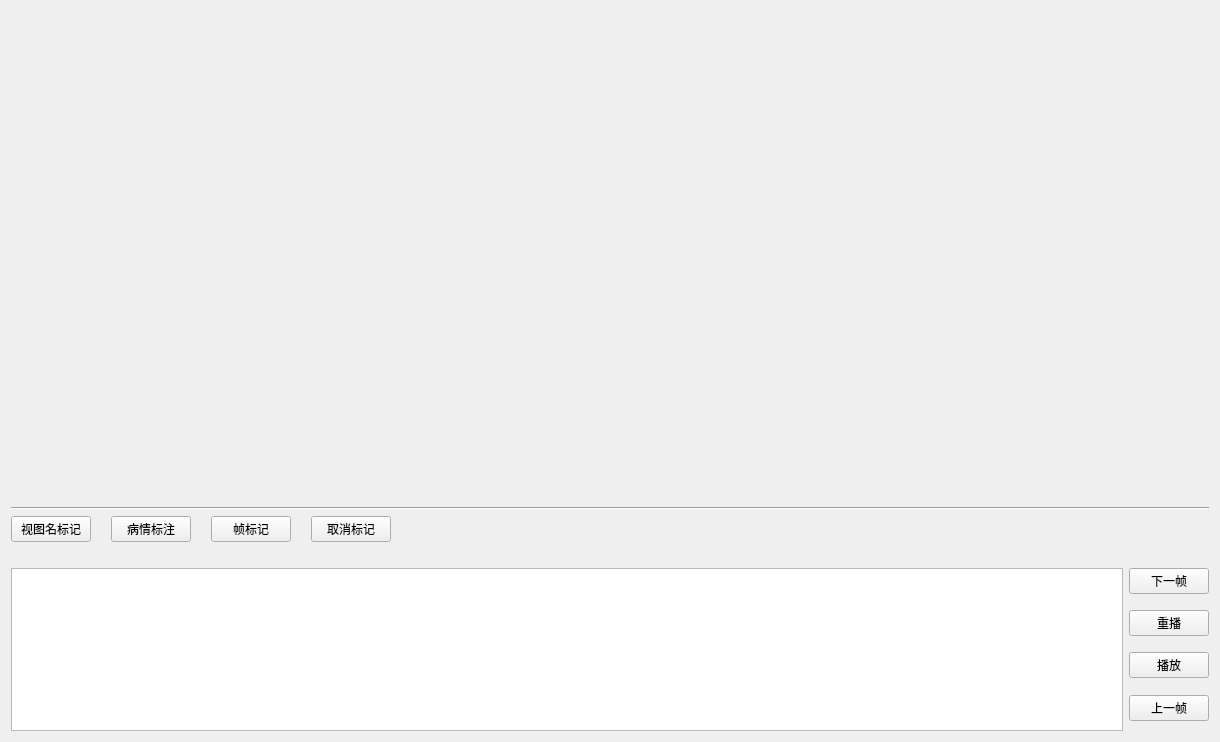
<?xml version="1.0" encoding="UTF-8"?>
<ui version="4.0">
 <class>FrameComponent</class>
 <widget class="QWidget" name="FrameComponent">
  <property name="geometry">
   <rect>
    <x>0</x>
    <y>0</y>
    <width>1220</width>
    <height>742</height>
   </rect>
  </property>
  <property name="windowTitle">
   <string>Form</string>
  </property>
  <layout class="QVBoxLayout" name="verticalLayout_3" stretch="3,0,0,0,1">
   <item>
    <layout class="QHBoxLayout" name="horizontalLayout_2">
     <item>
      <widget class="SliceView" name="view" native="true">
       <property name="sizePolicy">
        <sizepolicy hsizetype="Expanding" vsizetype="Expanding">
         <horstretch>0</horstretch>
         <verstretch>0</verstretch>
        </sizepolicy>
       </property>
       <layout class="QGridLayout" name="gridLayout">
        <property name="leftMargin">
         <number>0</number>
        </property>
        <property name="topMargin">
         <number>0</number>
        </property>
        <property name="rightMargin">
         <number>0</number>
        </property>
        <property name="bottomMargin">
         <number>0</number>
        </property>
        <property name="spacing">
         <number>0</number>
        </property>
       </layout>
      </widget>
     </item>
     <item>
      <layout class="QVBoxLayout" name="verticalLayout_2">
       <property name="spacing">
        <number>20</number>
       </property>
       <item>
        <spacer name="verticalSpacer_4">
         <property name="orientation">
          <enum>Qt::Vertical</enum>
         </property>
         <property name="sizeHint" stdset="0">
          <size>
           <width>20</width>
           <height>40</height>
          </size>
         </property>
        </spacer>
       </item>
       <item>
        <spacer name="verticalSpacer_3">
         <property name="orientation">
          <enum>Qt::Vertical</enum>
         </property>
         <property name="sizeType">
          <enum>QSizePolicy::Minimum</enum>
         </property>
         <property name="sizeHint" stdset="0">
          <size>
           <width>20</width>
           <height>40</height>
          </size>
         </property>
        </spacer>
       </item>
      </layout>
     </item>
    </layout>
   </item>
   <item>
    <widget class="Line" name="line">
     <property name="orientation">
      <enum>Qt::Horizontal</enum>
     </property>
    </widget>
   </item>
   <item>
    <layout class="QHBoxLayout" name="horizontalLayout_3">
     <property name="spacing">
      <number>20</number>
     </property>
     <item>
      <widget class="QPushButton" name="structLabelButton">
       <property name="text">
        <string>视图名标记</string>
       </property>
      </widget>
     </item>
     <item>
      <widget class="QPushButton" name="illnessTypeLabelButton">
       <property name="text">
        <string>病情标注</string>
       </property>
      </widget>
     </item>
     <item>
      <widget class="QPushButton" name="frameLabelButton">
       <property name="text">
        <string>帧标记</string>
       </property>
      </widget>
     </item>
     <item>
      <widget class="QPushButton" name="clearLabelButton">
       <property name="text">
        <string>取消标记</string>
       </property>
      </widget>
     </item>
     <item>
      <spacer name="horizontalSpacer">
       <property name="orientation">
        <enum>Qt::Horizontal</enum>
       </property>
       <property name="sizeHint" stdset="0">
        <size>
         <width>40</width>
         <height>20</height>
        </size>
       </property>
      </spacer>
     </item>
    </layout>
   </item>
   <item>
    <spacer name="horizontalSpacer_2">
     <property name="orientation">
      <enum>Qt::Horizontal</enum>
     </property>
     <property name="sizeHint" stdset="0">
      <size>
       <width>40</width>
       <height>20</height>
      </size>
     </property>
    </spacer>
   </item>
   <item>
    <layout class="QHBoxLayout" name="horizontalLayout">
     <item>
      <widget class="QListWidget" name="listWidget"/>
     </item>
     <item>
      <layout class="QVBoxLayout" name="verticalLayout">
       <item>
        <widget class="QPushButton" name="nextFrame">
         <property name="text">
          <string>下一帧</string>
         </property>
        </widget>
       </item>
       <item>
        <spacer name="verticalSpacer_6">
         <property name="orientation">
          <enum>Qt::Vertical</enum>
         </property>
         <property name="sizeHint" stdset="0">
          <size>
           <width>20</width>
           <height>40</height>
          </size>
         </property>
        </spacer>
       </item>
       <item>
        <widget class="QPushButton" name="rePlayFrame">
         <property name="text">
          <string>重播</string>
         </property>
        </widget>
       </item>
       <item>
        <spacer name="verticalSpacer_7">
         <property name="orientation">
          <enum>Qt::Vertical</enum>
         </property>
         <property name="sizeHint" stdset="0">
          <size>
           <width>20</width>
           <height>40</height>
          </size>
         </property>
        </spacer>
       </item>
       <item>
        <widget class="QPushButton" name="playFrame">
         <property name="text">
          <string>播放</string>
         </property>
         <property name="checkable">
          <bool>true</bool>
         </property>
        </widget>
       </item>
       <item>
        <spacer name="verticalSpacer">
         <property name="orientation">
          <enum>Qt::Vertical</enum>
         </property>
         <property name="sizeHint" stdset="0">
          <size>
           <width>20</width>
           <height>40</height>
          </size>
         </property>
        </spacer>
       </item>
       <item>
        <widget class="QPushButton" name="preFrame">
         <property name="text">
          <string>上一帧</string>
         </property>
        </widget>
       </item>
       <item>
        <spacer name="verticalSpacer_2">
         <property name="orientation">
          <enum>Qt::Vertical</enum>
         </property>
         <property name="sizeHint" stdset="0">
          <size>
           <width>20</width>
           <height>40</height>
          </size>
         </property>
        </spacer>
       </item>
      </layout>
     </item>
    </layout>
   </item>
  </layout>
 </widget>
 <customwidgets>
  <customwidget>
   <class>SliceView</class>
   <extends>QWidget</extends>
   <header>SliceView.h</header>
   <container>1</container>
  </customwidget>
 </customwidgets>
 <resources/>
 <connections/>
</ui>
